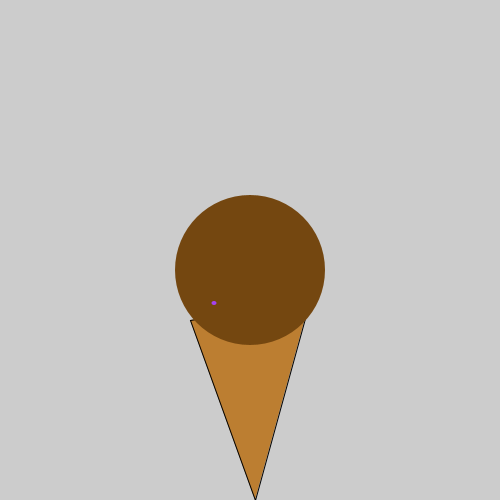
Frame 1 (no input)
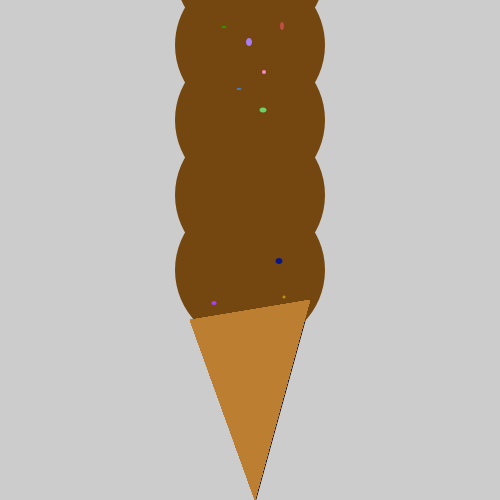
Frame 60 (the mouse pressed at the canvas centre just before this capture)
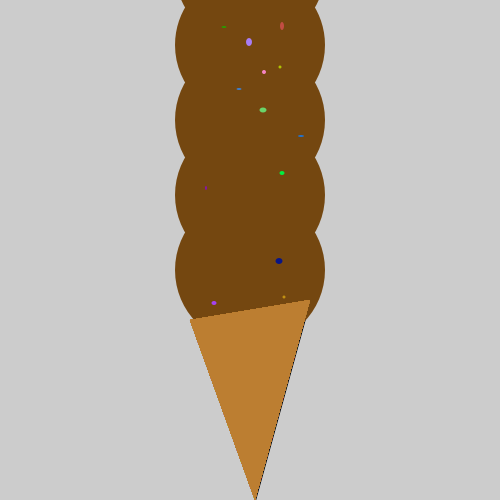
Frame 120 (the mouse held since frame 60 and released just before this capture)

The Processing sketch that drew these frames (run headless with seeded random() and noise(); from frame 60 on, the mouse is pressed at the canvas centre):

// Processing sketch: Ice_Cream
// ── Ice_Cream.pde
void setup(){
     size(500,500);
}
void draw(){

makeIceCreamCone();
addScoop("chocolate");
addSprinkle(1);
}

//Don't Touch this method; Call it!!
int SCOOPSIZE = 150;
int scoops = 0;
int coneY = 320;
void makeIceCreamCone(){
     //noStroke();
     fill(188,126,49);
     triangle(190,320,310,300,255,500);
}
//Don't Touch this method; Call it!!
void addScoop(String flavor){
     noStroke();
     if(flavor.equalsIgnoreCase("chocolate")){
         fill(116,71,16);
     }
     else if(flavor.equalsIgnoreCase("Strawberry")){
         fill( 232 ,144,129);
     }
     else if(flavor.equalsIgnoreCase("Vanilla")){
         fill(245, 243, 227);
     } else{
         println("ERROR: We don't have the flavor "+ flavor); 
         return;
     }
     ellipse(width/2,coneY - 50 - (SCOOPSIZE*scoops)/2,SCOOPSIZE,SCOOPSIZE);
     scoops++;
}
//Don't Touch this method!!
void addSprinkle(int numberOfSprinkles){
    for(int i = 0; i<numberOfSprinkles; i++){
         fill(random(256),random(256),random(256));
         int minX = width/2-SCOOPSIZE/2 + 10;
         int maxX = SCOOPSIZE/3 +width/2 +10;
         int minY = coneY-((SCOOPSIZE)*scoops)/2-40;
         int maxY = coneY;
         int sprinkleAreaX = (int)random(minX, maxX);
         int sprinkleAreaY = (int)random(minY, maxY);
         int sprinkleWidth = (int)random(2,9);
         int sprinkleHeight = (int)random(2,9);
         ellipse(sprinkleAreaX,sprinkleAreaY,sprinkleHeight,sprinkleWidth);
     }
}

  
  
  
  
  
  
  
  
